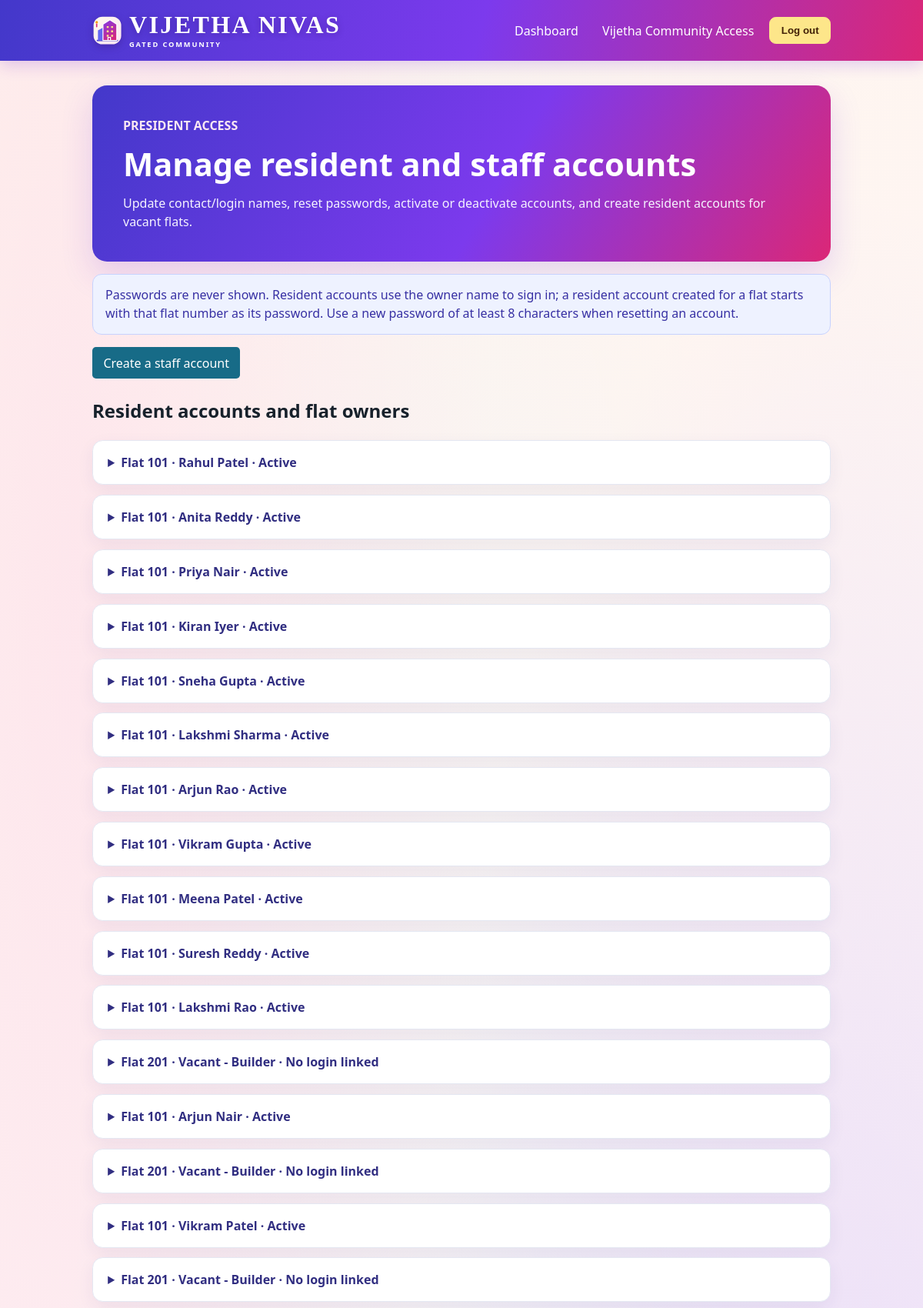
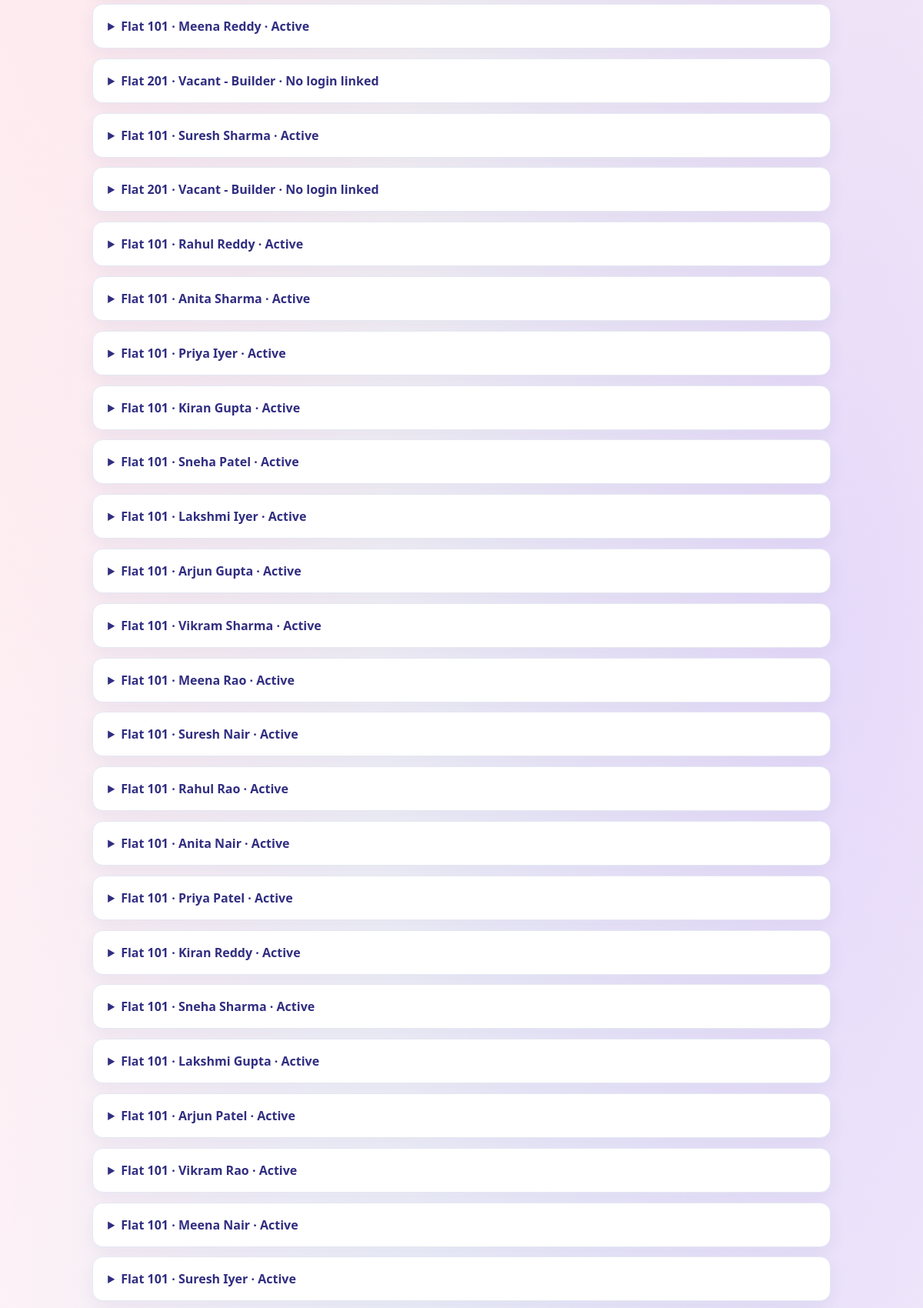
Page /community-access/accounts/ (signed in, upper part) on the committed database (2 pictures, top to bottom).
### complaints/models.py (models this page shows, shortened)
class Unit(models.Model):
    class Status(models.TextChoices):
        OCCUPIED = "occupied", "Occupied"
        VACANT = "vacant", "Vacant"
    apartment = models.ForeignKey(Apartment, on_delete=models.CASCADE, related_name="units")
    unit_number = models.CharField(max_length=30)
    owner_name = models.CharField(max_length=150)
    resident = models.ForeignKey(
        User,
        on_delete=models.SET_NULL,
        null=True,
        blank=True,
        related_name="units",
        limit_choices_to={"role": User.Role.RESIDENT},
    )
    status = models.CharField(max_length=10, choices=Status.choices, default=Status.OCCUPIED)
    created_at = models.DateTimeField(auto_now_add=True)
    class Meta:
        constraints = [
            models.UniqueConstraint(
                fields=("apartment", "unit_number"),
                name="unique_unit_per_apartment",
            ),
        ]
        ordering = ("apartment__name", "unit_number")

### complaints/views.py (the view, shortened to what this page needs)
# urls.py: path("community-access/accounts/", views.community_accounts, name="community_accounts"),
@login_required(login_url="community_access_login")
def community_accounts(request):
    if request.user.role != User.Role.ADMIN and not request.user.is_superuser:
        raise PermissionDenied("Only apartment administrators can manage accounts.")
    units = list(
        Unit.objects.filter(apartment__is_active=True)
        .select_related("apartment", "resident")
        .order_by("apartment__name", "unit_number")
    )
    resident_accounts = []
    for unit in units:
        resident_accounts.append(
            {
                "unit": unit,
                "edit_form": (
                    CommunityAccountUpdateForm(user=unit.resident, unit=unit)
                    if unit.resident_id
                    else None
                ),
                "password_form": (
                    AccountPasswordResetForm() if unit.resident_id else None
                ),
                "create_form": (
                    ResidentAccountCreationForm() if not unit.resident_id else None
                ),
            }
        )
    staff_accounts = list(
        User.objects.filter(role=User.Role.STAFF).order_by(
            "first_name",
            "last_name",
            "username",
        )
    )
    for staff_member in staff_accounts:
        staff_member.edit_form = CommunityAccountUpdateForm(user=staff_member)
        staff_member.password_form = AccountPasswordResetForm()
    return render(
        request,
        "complaints/community_accounts.html",
        {
            "resident_accounts": resident_accounts,
            "staff_accounts": staff_accounts,
        },
    )

### templates/complaints/community_accounts.html (shortened to what this page needs)
{% extends "complaints/base.html" %}
{% block content %}
<div class="accounts-page">
    <section class="accounts-hero">
        <p>PRESIDENT ACCESS</p>
        <h1>Manage resident and staff accounts</h1>
        <span>Update contact/login names, reset passwords, activate or deactivate accounts, and create resident accounts for vacant flats.</span>
    </section>
    <p class="accounts-note">Passwords are never shown. Resident accounts use the owner name to sign in; a resident account created for a flat starts with that flat number as its password. Use a new password of at least 8 characters when resetting an account.</p>
    <p><a class="button" href="{% url 'community_staff' %}">Create a staff account</a></p>
    <section class="account-section">
        <h2>Resident accounts and flat owners</h2>
        {% for entry in resident_accounts %}
            <details class="account-card">
                <summary>Flat {{ entry.unit.unit_number }} · {{ entry.unit.owner_name }} · {% if entry.unit.resident %}{% if entry.unit.resident.is_active %}Active{% else %}Deactivated{% endif %}{% else %}No login linked{% endif %}</summary>
            </details>
        {% empty %}
            <p class="account-card">No active flats are available.</p>
        {% endfor %}
    </section>
</div>
{% endblock %}

### templates/complaints/base.html (style rules this page uses)
body { font: 16px/1.5 system-ui, sans-serif; margin: 0; color: #17212b; background: radial-gradient(ellipse at 8% 12%, #fbcfe866, transparent 34rem), radial-gradient(ellipse at 92% 38%, #c4b5fd66, transparent 38rem), radial-gradient(ellipse at 48% 100%, #bae6fd66, transparent 42rem), linear-gradient(135deg, #fff7ed, #fdf2f8 48%, #eef2ff); background-attachment: fixed; }
button, .button { display: inline-block; padding: .55rem .9rem; border: 0; border-radius: .3rem; background: #176b87; color: white; text-decoration: none; cursor: pointer; }

### templates/complaints/community_accounts.html (style rules this page uses)
.accounts-page { padding-bottom: 2rem; }
.accounts-hero { padding: clamp(1.5rem, 5vw, 2.5rem); border-radius: 1.2rem; color: #fff; background: linear-gradient(120deg, #4338ca, #7c3aed 55%, #db2777); box-shadow: 0 1rem 2.5rem #6d28d92b; }
.accounts-hero p { margin: 0 0 .4rem; color: #fce7f3; font-weight: 700; }
.accounts-hero h1 { margin: 0; font-size: clamp(1.8rem, 4vw, 2.6rem); }
.accounts-hero span { display: block; margin-top: .5rem; color: #f5f3ff; }
.accounts-note { padding: .9rem 1rem; border: 1px solid #c7d2fe; border-radius: .75rem; background: #eef2ff; color: #3730a3; }
.account-section { margin: 1.5rem 0; }
.account-card { margin: .8rem 0; padding: 1rem 1.2rem; border: 1px solid #e4e7f2; border-radius: .85rem; background: #fff; box-shadow: 0 .45rem 1.3rem #312e8110; }
.account-card summary { color: #312e81; font-weight: 800; cursor: pointer; }

### rows in the picture
Unit: unit.unit_number "101", unit.owner_name "Rahul Patel", shows "Active"
Unit: unit.unit_number "101", unit.owner_name "Anita Reddy", shows "Active"
Unit: unit.unit_number "101", unit.owner_name "Priya Nair", shows "Active"
Unit: unit.unit_number "101", unit.owner_name "Kiran Iyer", shows "Active"
Unit: unit.unit_number "101", unit.owner_name "Sneha Gupta", shows "Active"
Unit: unit.unit_number "101", unit.owner_name "Lakshmi Sharma", shows "Active"
Unit: unit.unit_number "101", unit.owner_name "Arjun Rao", shows "Active"
Unit: unit.unit_number "101", unit.owner_name "Vikram Gupta", shows "Active"
Unit: unit.unit_number "101", unit.owner_name "Meena Patel", shows "Active"
Unit: unit.unit_number "101", unit.owner_name "Suresh Reddy", shows "Active"
Unit: unit.unit_number "101", unit.owner_name "Lakshmi Rao", shows "Active"
Unit: unit.unit_number "201", unit.owner_name "Vacant - Builder", shows "No login linked"
Unit: unit.unit_number "101", unit.owner_name "Arjun Nair", shows "Active"
Unit: unit.unit_number "201", unit.owner_name "Vacant - Builder", shows "No login linked"
Unit: unit.unit_number "101", unit.owner_name "Vikram Patel", shows "Active"
Unit: unit.unit_number "201", unit.owner_name "Vacant - Builder", shows "No login linked"
Unit: unit.unit_number "101", unit.owner_name "Meena Reddy", shows "Active"
Unit: unit.unit_number "201", unit.owner_name "Vacant - Builder", shows "No login linked"
Unit: unit.unit_number "101", unit.owner_name "Suresh Sharma", shows "Active"
Unit: unit.unit_number "201", unit.owner_name "Vacant - Builder", shows "No login linked"
Unit: unit.unit_number "101", unit.owner_name "Rahul Reddy", shows "Active"
Unit: unit.unit_number "101", unit.owner_name "Anita Sharma", shows "Active"
Unit: unit.unit_number "101", unit.owner_name "Priya Iyer", shows "Active"
Unit: unit.unit_number "101", unit.owner_name "Kiran Gupta", shows "Active"
Unit: unit.unit_number "101", unit.owner_name "Sneha Patel", shows "Active"
Unit: unit.unit_number "101", unit.owner_name "Lakshmi Iyer", shows "Active"
Unit: unit.unit_number "101", unit.owner_name "Arjun Gupta", shows "Active"
Unit: unit.unit_number "101", unit.owner_name "Vikram Sharma", shows "Active"
Unit: unit.unit_number "101", unit.owner_name "Meena Rao", shows "Active"
Unit: unit.unit_number "101", unit.owner_name "Suresh Nair", shows "Active"
Unit: unit.unit_number "101", unit.owner_name "Rahul Rao", shows "Active"
Unit: unit.unit_number "101", unit.owner_name "Anita Nair", shows "Active"
Unit: unit.unit_number "101", unit.owner_name "Priya Patel", shows "Active"
Unit: unit.unit_number "101", unit.owner_name "Kiran Reddy", shows "Active"
Unit: unit.unit_number "101", unit.owner_name "Sneha Sharma", shows "Active"
Unit: unit.unit_number "101", unit.owner_name "Lakshmi Gupta", shows "Active"
Unit: unit.unit_number "101", unit.owner_name "Arjun Patel", shows "Active"
Unit: unit.unit_number "101", unit.owner_name "Vikram Rao", shows "Active"
Unit: unit.unit_number "101", unit.owner_name "Meena Nair", shows "Active"
Unit: unit.unit_number "101", unit.owner_name "Suresh Iyer", shows "Active"
